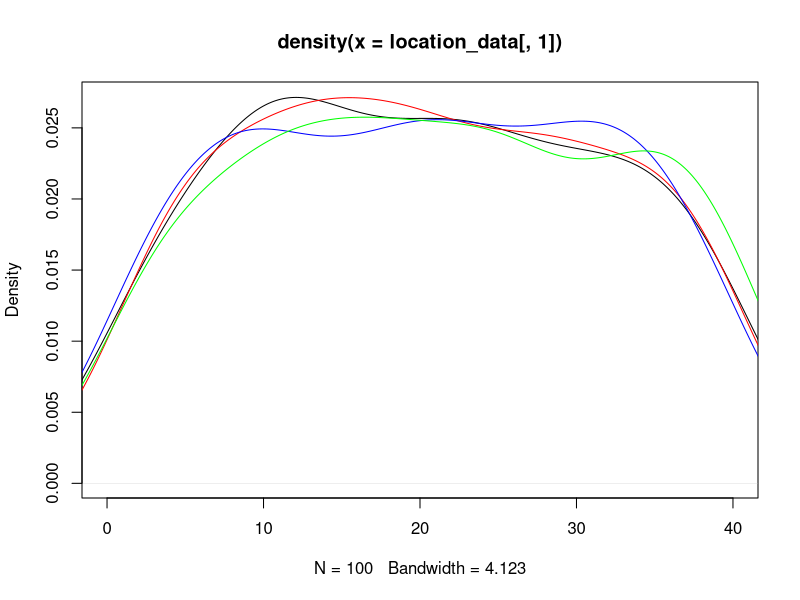
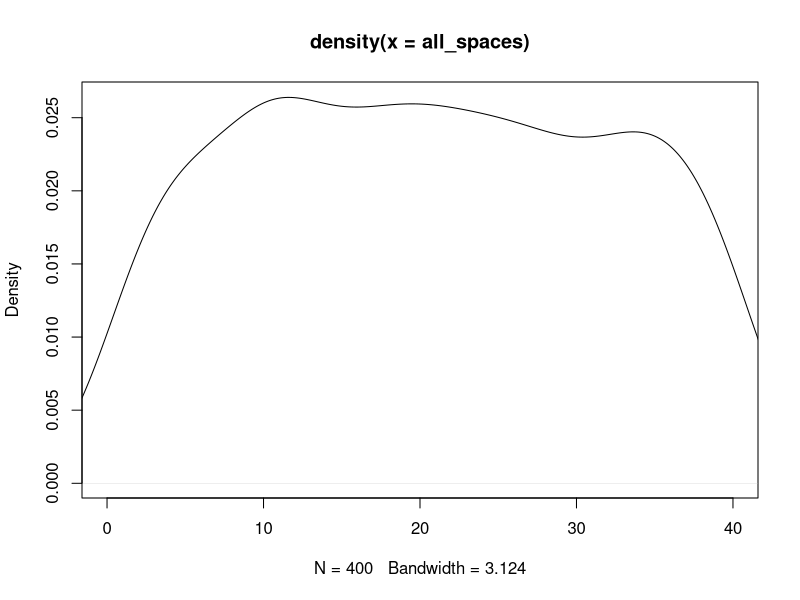
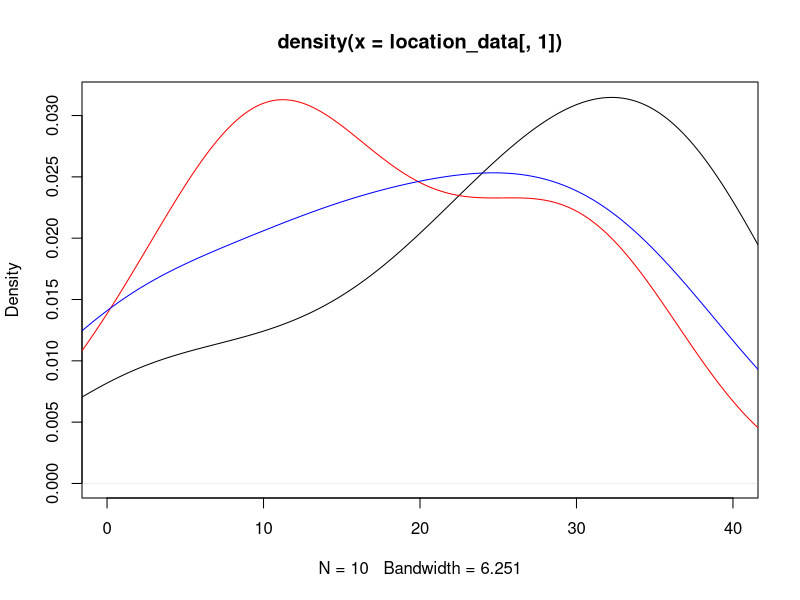
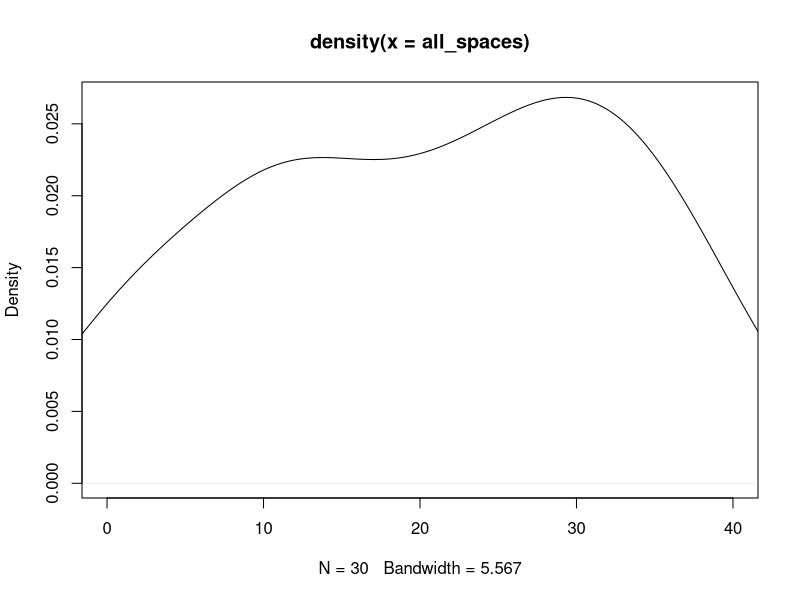

The R source for these figures, in order: (Note: this script raises an error after producing the figures.)
## ---- chunk 1
knitr::opts_chunk$set(echo = TRUE)
## ---- chunk 2
#libraries
library(dplyr)
library(ggplot2)
## ---- chunk 3
#Kayleigh
##LET'S GET MOVING

monopolyBoard <- read.csv("MonopolyBoard.csv", header = T)
monopolyBoard

# Using dice rolls to determine where a player will land on the board
#input: "location"; a number 1-40; where the player is on the board
#output: the amount of spaces the player will move until they are on their new location

#note that this is only accounting for standard dice rolls, no special rules yet...

lets_move = function(location) {
  dice_roll_1 <- sample(1:6, 1, replace = TRUE)
  dice_roll_2 <- sample(1:6, 1, replace = TRUE)
  
  roll_total <- sum(dice_roll_1, dice_roll_2)
  roll_double <- dice_roll_1 == dice_roll_2
  
    location = location + roll_total
    
  if (location <= 40) {
    location = location
  } else {
    location = location - 40
  }
  
  space = monopolyBoard$name[monopolyBoard$spaces == location]
  
  print("You're moving forward...")
  print(roll_total)
  
  print("You're on space...")
  print(location)
  
  #print(space) #This prints out the name of the space that they land on. 
}

#testers
lets_move(1)
lets_move(25)
lets_move(38)
lets_move(40)



#A function to move players around the board and to play Monopoly!
#input: "turns"; the amount of turns we should take
#output: a player's new location on the board

lets_play = function(turns) {
  location = 1
  print("Starting Location: GO!")
  for (i in 1:turns) {
    location = lets_move(location)
  }
  print("You've landed on...")
  return(location)
}



lets_play(10) #tester #in this example if you look at a reference monopoly board and "walk" your way around the board with each move being the number in each output, you'll land on the space on the board corresponding to the final output (when counting "GO" as 1 and/or 40) 

#testers 
#"lets_move" and "lets_play" have both been edited to print out phrases for each roll and move to make it easier to determine how the player is moving. 
#"You're moving forward..." gives the player's roll
#"You're on space..." is the players position after 1 turn/"lets_move"
  # Later try to switch this print statement to the name of the spot that the player is on 
#"You've landed on..." gives the final location after running "lets_play" for "x" turns.
  # Later try to switch this print statement to the name of the spot that the player is on 

lets_play(3)
lets_play(10)

## ---- chunk 4
##DOUBLE DOWN

##WORK IN PROGRESS

#A function using dice rolls to determine how many spaces a player will move with the additional rules for "doubles" in Monopoly
#input: "location"; a number 1-40 where the player is on the board
#outut: the number of spaces the player will move on the board, with the special case of rolling three "doubles" and landing in jail
double_down = function(location) {
  dice_roll_1 <- sample(1:6, 1, replace = TRUE)
  dice_roll_2 <- sample(1:6, 1, replace = TRUE)
  
  roll_total <- sum(dice_roll_1, dice_roll_2)
  roll_double <- dice_roll_1 == dice_roll_2
  
  print("roll was")
  print(roll_total)
    
  if (roll_double) {
    
    dice_roll_3 <- sample(1:6, 1, replace = TRUE)
    dice_roll_4 <- sample(1:6, 1, replace = TRUE)
    
    roll_total_2 <- sum(dice_roll_3, dice_roll_4)
    roll_double_2 <- dice_roll_3 == dice_roll_4
    
    print("roll double was")
    print(roll_total_2)

    
    if (roll_double_2) {
      dice_roll_5 <- sample(1:6, 1, replace = TRUE)
      dice_roll_6 <- sample(1:6, 1, replace = TRUE)
      
      roll_total_3 <- sum(dice_roll_5, dice_roll_6)
      roll_double_3 <- dice_roll_5 == dice_roll_6
      
      print("roll double was")
      print(roll_total_3)
      
      if (roll_double_3) {
        location = 11 #Jail
        print("doubles, doubles, doubles")
        print("You're going to JAIL!")
        
      } else {
        location = location + roll_total + roll_total_2 + roll_total_3
        print("doubles, doubles, not doubles")
        print("You're moving forward...")
        print(roll_total + roll_total_2 + roll_total_3)
      }
    } else {
      location = location + roll_total + roll_total_2
      print("doubles, not doubles")
      print("You're moving forward...")
      print(roll_total+roll_total_2)
    }
  } else {
    location = location + roll_total
    print("no doubles")
    print("You're moving forward...")
    print(roll_total)
  }

    
  if (location <= 40) {
    location = location
  } else {
    location = location - 40
  }

  
  print("You're on space...")
  print(location)
}

double_down(1)
#text out in the function is kinda funky right but it's just to make sure its working right
#In final version switch all dice rolls to sample(1:6,...)

## ---- chunk 5
##CHANCE AND COMMUNITY CHEST CARDS
Card_Numbers <- c(1, 2, 3, 4, 5, 6, 7, 8, 9, 10, 11, 12, 13, 14, 15, 16)

Chance_Cards <- c("Advance to Boardwalk", "Advance to Go (Collect $200)", "Advance to Illinois Avenue. If you pass Go, collect $200", "Advance to St. Charles Place. If you pass Go, collect $200", "Advance to the nearest Railroad. If unowned, you may buy it from the Bank. If owned, pay owner twice the rental to which they are otherwise entitled", "Advance to the nearest Railroad. If unowned, you may buy it from the Bank. If owned, pay owner twice the rental to which they are otherwise entitled", "Advance token to nearest Utility. If unowned, you may buy it from the Bank. If owned, throw dice and pay owner a total ten times amount thrown", "Bank pays you dividend of $50", "Get Out of Jail Free", "Go Back 3 Spaces", "Go to Jail. Go directly to Jail, do not pass Go, do not collect $200", "Make general repairs on all your property. For each house pay $25. For each hotel pay $100", "Speeding fine $15", "Take a trip to Reading Railroad. If you pass Go, collect $200", "You have been elected Chairman of the Board. Pay each player $50", "Your building loan matures. Collect $150")

Chance <- data.frame(Chance_Cards, Card_Numbers)
Chance
##Chance cards to move a player to a new space:
  #1 -> Advance to Boardwalk (space 40)
  #2 -> Advance to Go (space 1)
  #3 -> Advance to Illinois Avenue (space 25)
  #4 -> Advance to St. Charles Place (space 12)
  #5 -> Advance to nearest Railroad (space(s) 6, 16, 26, 36)
  #6 -> Advance to nearest Railraod (space(s) 6, 16, 26, 36)
  #7 -> Advance to nearest Utility (space(s) 13, 29)
  #11 -> Go to Jail (space 11)
  #14 -> Take a trip to Reading Railroad (space 6)

Community_Chest_Cards <- c("Advance to Go (Collect $200)", "Bank error in your favor. Collect $200", "Doctor’s fee. Pay $50", "From sale of stock you get $50", "Get Out of Jail Free", "Go to Jail. Go directly to jail, do not pass Go, do not collect $200", "Holiday fund matures. Receive $100", "Income tax refund. Collect $20", "It is your birthday. Collect $10 from every player", "Life insurance matures. Collect $100", "Pay hospital fees of $100", "Pay school fees of $50", "Receive $25 consultancy fee", "You are assessed for street repair. $40 per house. $115 per hotel", "You have won second prize in a beauty contest. Collect $10", "You inherit $100")

Community_Chest <- data.frame(Community_Chest_Cards, Card_Numbers)
Community_Chest

##Community Chest Cards that move a player to a new space:
  #1 -> Advance to GO (space 1)
  #5 -> Go to Jail (space 11)

## ---- chunk 6
# heidi

#the function "who_goes_first" simulates the initial roll before the game begins in order to determine which player goes first
# input is a number of how many players are going to be playing
# output is the value of each players roll and the player that will start the game based on who had the highest roll
who_goes_first <- function(num_players){
  initial_rolls <- c()
  for (i in 1:num_players) {
    player_i_roll <- sum(sample(1:6, 2, replace=TRUE))
    initial_rolls <- c(initial_rolls, player_i_roll) # vector of every player's roll
    print(paste("Player", i, "rolled", player_i_roll))
  }
  cat("\n")
  if(sum(initial_rolls == max(initial_rolls)) >= 2){
    while (sum(initial_rolls == max(initial_rolls)) >= 2) { # if players tied for highest number
      tied_players <- which(initial_rolls==max(initial_rolls)) # identify which players tied
      print("It's a tie! Roll again")
      cat("\n")
      tie_breaker_rolls <- c()
      for (i in tied_players) { # tied players roll again
       player_i_roll2 <- sum(sample(1:6, 2, replace=TRUE))
       tie_breaker_rolls <- c(tie_breaker_rolls, player_i_roll2)
       print(paste("Player", i, "rolled", player_i_roll2))
      }
      initial_rolls <- tie_breaker_rolls
      highest_roll <- max(tie_breaker_rolls)
      highest_player2 <- tied_players[which(tie_breaker_rolls == highest_roll)]
    }
    cat("\n")
    print(paste("Player", highest_player2, "goes first!"))
  }
  else {
    highest_player <- which.max(initial_rolls) # who rolled the highest number
    print(paste("Player", highest_player, "goes first!"))
  }
}

who_goes_first(4) # test function

## ---- chunk 7
# Olivia
# Website for data: https://stat-jet-asu.github.io/Datasets/InstructorDescriptions/monopoly.html

monopolyBoard <- read.csv("MonopolyBoard.csv", header = T)
head(monopolyBoard)

# This section is for question number 2

# Kayleigh's lets_play function from above incorporating players and density plots
# uses lets_move function from above
# input: turns, # of turns to iterate through; players, number of players (2-4)
# output: density plot with a line for each player's frequency of spaces landed on 
# & density plot for the combined frequency of spaces landed on for all players

lets_play = function(turns, players) {
  location_data <- as.data.frame(matrix(nrow = turns, ncol = players))
  
for (j in 1:players) {
  location = 1
  
  for (i in 1:turns) {
    
    location = lets_move(location)
    location_data[i,j] <- location
    }
  }
  
  # creates density plot of frequency of landing on each space for each player
  plot(density(location_data[,1]), xlim = c(0,40), col = "black")
  
  colors <- c("red", "blue", "green")
  
  for (k in 2:players) {
  lines(density(location_data[,k]), col = colors[k-1]) # adds a density line for each player after the first
  }
  
  # creates density plot for total frequency landing on each space (all players spaces included)
  all_spaces <- as.vector(as.matrix(location_data))
  plot(density(all_spaces), xlim = c(0,40), col = "black")
}
lets_play(100, 4)

## ---- chunk 8
who_goes_first2 <- function(num_players){
  initial_rolls <- c()
  for (i in 1:num_players) {
    player_i_roll <- sum(sample(1:6, 2, replace=TRUE))
    initial_rolls <- c(initial_rolls, player_i_roll) # vector of every player's roll
#    print(paste("Player", i, "rolled", player_i_roll))
  }
  cat("\n")
  if(sum(initial_rolls == max(initial_rolls)) >= 2){
    while (sum(initial_rolls == max(initial_rolls)) >= 2) { # if players tied for highest number
      tied_players <- which(initial_rolls==max(initial_rolls)) # identify which players tied
#      print("It's a tie! Roll again")
#      cat("\n")
      tie_breaker_rolls <- c()
      for (i in tied_players) { # tied players roll again
       player_i_roll2 <- sum(sample(1:6, 2, replace=TRUE))
       tie_breaker_rolls <- c(tie_breaker_rolls, player_i_roll2)
#       print(paste("Player", i, "rolled", player_i_roll2))
      }
      initial_rolls <- tie_breaker_rolls
      highest_roll <- max(tie_breaker_rolls)
      highest_player2 <- tied_players[which(tie_breaker_rolls == highest_roll)]
    }
#    cat("\n")
#    print(paste("Player", highest_player2, "goes first!"))
  }
  else {
    highest_player <- which.max(initial_rolls) # who rolled the highest number
#    print(paste("Player", highest_player, "goes first!"))
#    return(highest_player)
  
    
  # creating player order
  player_order <- length(num_players)
  player_order[1] <- as.integer(highest_player)

 for (j in 2:num_players) {
    
  player_order[j] <- as.integer(player_order[j-1] + 1)
  if (player_order[j] > num_players) {
    player_order[j] <- 1
  }
 }
  print(player_order)
  }
  
  playerlist <- (list(highest_player, player_order))
  return(playerlist)
}

#who_goes_first2(4)

## ---- chunk 9
# Question number 3 -- including jail and double rolls

lets_move2 = function(location) {
  dice_roll_1 <- sample(1:6, 1, replace = TRUE)
  dice_roll_2 <- sample(1:6, 1, replace = TRUE)
  
  roll_total <- sum(dice_roll_1, dice_roll_2)
  roll_double <- dice_roll_1 == dice_roll_2
  
    location = location + roll_total # updates location to be previous location + roll total
    double3 = "false" # double3 is assigned "true" if the player double rolls 3x (as seen in if statement below), otherwise it is assigned "false" 
    
  # first double roll -> roll again
  if (roll_double == TRUE) {
    dice_roll_3 <- sample(1:6, 1, replace = TRUE)
    dice_roll_4 <- sample(1:6, 1, replace = TRUE)
    
    roll_total2 <- sum(dice_roll_3, dice_roll_4)
    roll_double2 <- dice_roll_3 == dice_roll_4
    
    location = location + roll_total2
    double3 = "false"
    
    # if player is at a location past 40, subtract 40 so they go back to the GO space at location "41"
    # this is included in each if statement below so that it applies if player has to roll again
    if (location <= 40) {
      location = location
    } else {
      location = location - 40
    }
     
      # second double roll -> roll again
      if (roll_double2 == TRUE) {
        dice_roll_5 <- sample(1:6, 1, replace = TRUE)
        dice_roll_6 <- sample(1:6, 1, replace = TRUE)
    
        roll_total3 <- sum(dice_roll_5, dice_roll_6)
        roll_double3 <- dice_roll_5 == dice_roll_6
    
        location = location + roll_total3
        double3 = "false"
        
        if (location <= 40) {
          location = location
        } else {
          location = location - 40
        }
        
        # third double roll -> go to jail
          if (roll_double3 == TRUE) {
            location = monopolyBoard$spaces[monopolyBoard$name == "Jail"]
            double3 = "true"
          }
      }
  }  
    
  if (location <= 40) {
    location = location
  } else {
    location = location - 40
  }
  
  listdata <- (list(location, double3)) # creates list for outputs "location" and "double3"
  # if you need to access location from this function, use lets_move2(location)[[1]]
  # if you need to access double3, use lets_move2(double3)[[2]]
  return(listdata)
  
}


# lets_play2 is currently set up to have each player go thru all their turns and then move onto the next player
# probably need to fix this for question 5

## ---- chunk 10

lets_play2 = function(turns, players) {
  
  
  location_data <- as.data.frame(matrix(nrow = turns, ncol = players)) # dataframe will keep data for locations of players for each turn
  double3data <- as.data.frame(matrix(nrow = turns, ncol = players)) # dataframe will say "true" if player double rolled 3x (which lands them in jail) and "false" if they didn't double roll 3x
  
    # puts players in order
    colnames(location_data) <- who_goes_first2(players)[[2]]
  
    location = 1 # each player starts at location 1
    location_data[1,] <- location
    double3 = 0 # initializing "double3" which will be later assigned a "true" or "false" based on if player double rolled 3x
  
    for (i in 2:turns) { # iterates through number of turns
      
        for (j in 1:players) { # rotates through each player
          
        location = lets_move2(location_data[i-1,j])[[1]] # takes location from lets_move2 function and assigns it to location
        location_data[i,j] <- as.integer(location) # puts location value into the dataframe of locations for each player
        double3data[i,j] <- lets_move2(double3)[[2]] # takes "true" or "false" value from double3 and adds it to double3data dataframe
        
      # deals with landing in jail from "go to jail" space and staying there for next 3 turns
      if (31 %in% location_data[i-1,j]) { # if you landed on 31 in the last turn (i-1 turn), you go to jail (space 11) for the ith turn
        location <- 11
        location_data[i,j] <- as.integer(location) # new location is 11
      } else if (11 %in% location_data[i-1,j] & 31 %in% location_data[i-2,j]) { # if you were on space 11 last turn AND you were on space 31 2 turns ago, you stay in jail (space 11) for turn i
        location <- 11
        location_data[i,j] <- as.integer(location)  
      } else if (11 %in% location_data[i-2,j] & 31 %in% location_data[i-3,j]) {
        location <- 11
        location_data[i,j] <- as.integer(location)
      }
        
      # landing in jail from 3x double roll and staying there for next 3 turns
      if (11 %in% location_data[i,j] & "true" %in% double3data[i-1,j]) { # if player's location is 11 (jail) and double3data is"true" (player double rolled 3x), player stays in jail. all 3 if/else if statements keep player in jail for the next 3 turns
        location <- 11
        location_data[i,j] <- as.integer(location)
      } else if (11 %in% location_data[i-1,j] & "true" %in% double3data[i-2,j]) { # 
        location <- 11
        location_data[i,j] <- as.integer(location)
      } else if (11 %in% location_data[i-2,j] & "true" %in% double3data[i-3,j]) {
        location <- 11
        location_data[i,j] <- as.integer(location)
      }
        
    }
  }
  print(location_data)
  
  # creates density plot of frequency of landing on each space for each player
  plot(density(location_data[,1]), xlim = c(0,40), col = "black")
  
  colors <- c("red", "blue", "green")
  
  for (k in 2:players) {
    lines(density(location_data[,k]), col = colors[k-1]) # adds a density line for each player after the first
  }
  
  # creates density plot for total frequency landing on each space (all players spaces included)
  all_spaces <- as.vector(as.matrix(location_data))
  plot(density(all_spaces), xlim = c(0,40), col = "black")
  
}
 
lets_play2(10, 3)

location_data

# how should we go about recording spaces landed on when double rolls occur?

## ---- chunk 11
# olivia (ignore this its a work in progress)
# Figure out how to have players pay and recieve money from landing on chance and community chest spaces

     if(draw_card == 5){
        if(location >= 37 && location <= 5){
              location = 6
              
              
            } else if (location >= 6 && location <= 15){
                location = 16
              } else {
                if(location >= 16 && location <= 25){
                  location = 26
                } else {
                  location = 36
                }
              }
            }
  
    if(draw_card == 6){
        if(location >= 37 && location <= 5){
              location = 6
            } else {
              if (location >= 6 && location <= 15){
                location = 16
              } else {
                if(location >= 16 && location <= 25){
                  location = 26
                } else {
                  location = 36
                }
              }
            }
    }

#################



##########

# replaces NAs in rent_0 column with 0s
monopolyBoard$rent_0[is.na(monopolyBoard$rent_0) == TRUE] <- as.integer(0)

lets_play_idk = function(turns, players) {
  
  location_data <- as.data.frame(matrix(nrow = turns, ncol = players))
  double3data <- as.data.frame(matrix(nrow = turns, ncol = players))
  player_bank_data <- data.frame(matrix(nrow = 2, ncol = players))
  
    colnames(location_data) <- who_goes_first2(players)[[2]]
  
    location = 1
    location_data[1,] <- location
    double3 = 0
  
    for (i in 2:turns) {
      
        for (j in 1:players) {
          
        location = lets_move3(location_data[i-1,j])[[1]]
        location_data[i,j] <- as.integer(location)
        double3data[i,j] <- lets_move3(double3)[[2]]
        
      # deals with landing in jail from "go to jail" space and staying there for next 3 turns
      if (31 %in% location_data[i-1,j]) { # if you land on 31 (go to jail), next location is in jail (space 11)
        location <- 11
        location_data[i,j] <- as.integer(location)
      } else if (11 %in% location_data[i-1,j] & 31 %in% location_data[i-2,j]) {
        location <- 11
        location_data[i,j] <- as.integer(location)
      } else if (11 %in% location_data[i-2,j] & 31 %in% location_data[i-3,j]) {
        location <- 11
        location_data[i,j] <- as.integer(location)
      }
        
      # landing in jail from 3x double roll and staying there for next 3 turns
      if (11 %in% location_data[i,j] & "true" %in% double3data[i-1,j]) { # "true" means player double rolled 3x -> jail
        location <- 11
        location_data[i,j] <- as.integer(location)
      } else if (11 %in% location_data[i-1,j] & "true" %in% double3data[i-2,j]) { # 
        location <- 11
        location_data[i,j] <- as.integer(location)
      } else if (11 %in% location_data[i-2,j] & "true" %in% double3data[i-3,j]) {
        location <- 11
        location_data[i,j] <- as.integer(location)
      }

        
      # updating banks when players land on each others properties
      if(location %in% c(2, 4, 6, 7, 9, 10, 12, 13, 14, 15, 16, 17, 19, 20, 22, 24, 25, 26, 27, 28, 29, 30, 32, 33, 35, 36, 38, 40)) {
            
      location = location
      spot <- which(Property_Statuses$Space == location)
      cost <- which(monopolyBoard$spaces == location)
      owned_by_player <- Property_Statuses$Owned_By_Player[spot]
        
      The_Players$Player_Bank[owned_by_player] <- The_Players$Player_Bank[owned_by_player] + monopolyBoard$rent_0[cost]
      The_Players$Player_Bank[j] <- The_Players$Player_Bank[j] - monopolyBoard$rent_0[cost]
          }
    }
  }
  print(location_data)
  print(double3data)
  print(The_Players)
  
  # creates density plot of frequency of landing on each space for each player
  plot(density(location_data[,1]), xlim = c(0,40), col = "black")
  
  plot(location_data[,1], xlim= c(0,40), col="black", type="h", xlab="Spaces", ylab="Frequency", main="Frequency of Landing on Each Space for Each Player")
  
  colors <- c("red", "blue", "green")
  
  for (k in 2:players) {
    lines(density(location_data[,k]), col = colors[k-1]) # adds a density line for each player after the first
  }
  
  # creates density plot for total frequency landing on each space (all players spaces included)
  all_spaces <- as.vector(as.matrix(location_data))
  plot(density(all_spaces), xlim = c(0,40), col = "black")
 
}

lets_play_idk(10, 4)

## ---- chunk 12
#4 - Kayleigh and Maddie 
#Chance - spaces 8, 23, 37
#Community Chest - spaces 3, 18, 34
Chance

Drawing_Chance = function(location) {
  location = location
  draw_card <- sample(1:16, 1, replace = TRUE)
  player_card <- Chance$Chance_Cards[draw_card]
  print(player_card)

  
      if(draw_card == 1) {
        location = 1
      }
      
      if(draw_card == 2) {
        location = 1
      }
      
      if(draw_card == 3) {
        location = 25
      }
  
      if(draw_card == 4){
        location = 12
      }
  
      if(draw_card == 5){
        if(location >= 37 && location <= 5){
              location = 6
            } else {
              if (location >= 6 && location <= 15){
                location = 16
              } else {
                if(location >= 16 && location <= 25){
                  location = 26
                } else {
                  location = 36
                }
              }
            }
    }
  
    if(draw_card == 6){
        if(location >= 37 && location <= 5){
              location = 6
            } else {
              if (location >= 6 && location <= 15){
                location = 16
              } else {
                if(location >= 16 && location <= 25){
                  location = 26
                } else {
                  location = 36
                }
              }
            }
    }
  
    if(draw_card == 7){
        if(location >= 29 && location <= 12){
              location = 13
            } else {
              location = 29
    }
  }
  
    if(draw_card == 11) {
      location = 11
    }
  
    if(draw_card == 14) {
      location = 6
    }
  
    if(draw_card == 10) {
      location = location - 3
    }
  
    location = location
    return(location)
}

Drawing_Chance(8)
Drawing_Chance(23)
Drawing_Chance(37)

Drawing_Community_Chest = function(location) {
  location = location
  draw_card_chest <- sample(1:16, 1, replace = TRUE)
  player_card_chest <- Community_Chest$Community_Chest_Cards[draw_card_chest]
  print(player_card_chest)
  print(location)
  
  if (draw_card_chest == 1) {
    location = 1
  } else {
    if (draw_card_chest == 6) {
    location = 11
    } else {
      location = location
    }
  
  }
  
  location = location 
  return(location)
}

Drawing_Community_Chest(3)
Drawing_Community_Chest(18)
Drawing_Community_Chest(34)

lets_move3 = function(location) {
  dice_roll_1 <- sample(1:6, 1, replace = TRUE)
  dice_roll_2 <- sample(1:6, 1, replace = TRUE)
  
  roll_total <- sum(dice_roll_1, dice_roll_2)
  roll_double <- dice_roll_1 == dice_roll_2
  
    location = location + roll_total
    double3 = "false"
  
  print("your roll total is...")
  print(roll_total)

  if (location <= 40) {
      location = location
  } else {
      location = location - 40
  }
   
  print("your location is...")
  print(location)
  
  if(location == 8 || location == 23 || location == 27) {
    location = Drawing_Chance(location)
    print("your location is...")
    print(location)
  }
  
  if(location == 3 || location == 18 || location == 34) {
    location = Drawing_Community_Chest(location)
    print("your location is...")
    print(location)
  }
    
  # first double roll -> roll again
  if (roll_double == TRUE) {
    dice_roll_3 <- sample(1:6, 1, replace = TRUE)
    dice_roll_4 <- sample(1:6, 1, replace = TRUE)
    
    roll_total2 <- sum(dice_roll_3, dice_roll_4)
    roll_double2 <- dice_roll_3 == dice_roll_4
    
    location = location + roll_total2
    double3 = "false"
    print("1 double")
    
    if (location <= 40) {
      location = location
    } else {
      location = location - 40
    }
    
    
    if(location == 8 || location == 23 || location == 27) {
    location = Drawing_Chance(location)
    }
  
  if(location == 3 || location == 18 || location == 34) {
    location = Drawing_Community_Chest(location)
    }
     
      # second double roll -> roll again
      if (roll_double2 == TRUE) {
        dice_roll_5 <- sample(1:6, 1, replace = TRUE)
        dice_roll_6 <- sample(1:6, 1, replace = TRUE)
    
        roll_total3 <- sum(dice_roll_5, dice_roll_6)
        roll_double3 <- dice_roll_5 == dice_roll_6
    
        location = location + roll_total3
        double3 = "false"
        print("2 doubles")
        
        if (location <= 40) {
          location = location
        } else {
          location = location - 40
        }
        
        if(location == 8 || location == 23 || location == 27) {
          location = Drawing_Chance(location)
        }
  
        if(location == 3 || location == 18 || location == 34) {
          location = Drawing_Community_Chest(location)
         
        }
        
        # third double roll -> go to jail
          if (roll_double3 == TRUE) {
            location = monopolyBoard$spaces[monopolyBoard$name == "Jail"]
            double3 = "true"
            print("three doubles")
          }
      }
  }  
   
  location = location 
  
  print("your location is...")
  print(location)
  listdata <- (list(location, double3))
  return(listdata)
  
}

lets_move3(1)


lets_play3 = function(turns, players) {
  
  location_data <- as.data.frame(matrix(nrow = turns, ncol = players))
  double3data <- as.data.frame(matrix(nrow = turns, ncol = players))
  
    colnames(location_data) <- who_goes_first2(players)[[2]]
  
    location = 1
    location_data[1,] <- location
    double3 = 0
  
    for (i in 2:turns) {
      
        for (j in 1:players) {
          
        location = lets_move3(location_data[i-1,j])[[1]]
        location_data[i,j] <- as.integer(location)
        double3data[i,j] <- lets_move3(double3)[[2]]
        
      # deals with landing in jail from "go to jail" space and staying there for next 3 turns
      if (31 %in% location_data[i-1,j]) { # if you land on 31 (go to jail), next location is in jail (space 11)
        location <- 11
        location_data[i,j] <- as.integer(location)
      } else if (11 %in% location_data[i-1,j] & 31 %in% location_data[i-2,j]) {
        location <- 11
        location_data[i,j] <- as.integer(location)
      } else if (11 %in% location_data[i-2,j] & 31 %in% location_data[i-3,j]) {
        location <- 11
        location_data[i,j] <- as.integer(location)
      }
        
      # landing in jail from 3x double roll and staying there for next 3 turns
      if (11 %in% location_data[i,j] & "true" %in% double3data[i-1,j]) { # "true" means player double rolled 3x -> jail
        location <- 11
        location_data[i,j] <- as.integer(location)
      } else if (11 %in% location_data[i-1,j] & "true" %in% double3data[i-2,j]) { # 
        location <- 11
        location_data[i,j] <- as.integer(location)
      } else if (11 %in% location_data[i-2,j] & "true" %in% double3data[i-3,j]) {
        location <- 11
        location_data[i,j] <- as.integer(location)
      }
        
    }
  }
  print(location_data)
  print(double3data)


  
  # creates density plot of frequency of landing on each space for each player
  plot(density(location_data[,1]), xlim = c(0,40), col = "black")
  
  plot(location_data[,1], xlim= c(0,40), col="black", type="h", xlab="Spaces", ylab="Frequency", main="Frequency of Landing on Each Space for Each Player")
  
  colors <- c("red", "blue", "green")
  
  for (k in 2:players) {
    lines(density(location_data[,k]), col = colors[k-1]) # adds a density line for each player after the first
  }
  
  # creates density plot for total frequency landing on each space (all players spaces included)
  all_spaces <- as.vector(as.matrix(location_data))
  plot(density(all_spaces), xlim = c(0,40), col = "black")
  
}


lets_play3(100, 4)

## ---- chunk 13

#use lets_move2 for freq plot

 
## ---- chunk 14
#hello
dice_roll <- sum(sample(1:6, 2, replace = TRUE))
dice_roll

Drawing_Chance = function(location) {
  location = location
  draw_card <- sample(1:16, 1, replace = TRUE)
  player_card <- Chance$Chance_Cards[draw_card]
  print(player_card)

  
      if(draw_card == 1) {
        location = 1
      }
      
      if(draw_card == 2) {
        location = 1
        Player_Bank = Player_Bank + 200
      }
      
      if(draw_card == 3) {
        if(location > 25){
          Player_Bank = Player_Bank + 200
        }else{
          Player_Bank = Player_Bank
    }
        location = 25
      }
  
      if(draw_card == 4){
        if(location > 13 ){
          Player_Bank = Player_Bank + 200
        }else{
          Player_Bank = Player_Bank
    }
        location = 12
      }
  
      if(draw_card == 5){
        if(location >= 37 && location <= 5){
              location = 6
            } else {
              if (location >= 6 && location <= 15){
                location = 16
              } else {
                if(location >= 16 && location <= 25){
                  location = 26
                } else {
                  location = 36
                }
              }
            }
    }
  
    if(draw_card == 6){
        if(location >= 37 && location <= 5){
              location = 6
            } else {
              if (location >= 6 && location <= 15){
                location = 16
              } else {
                if(location >= 16 && location <= 25){
                  location = 26
                } else {
                  location = 36
                }
              }
            }
    }
  
    if(draw_card == 7){
        if(location >= 29 && location <= 12){
              location = 13
            } else {
              location = 29
    }
    }
  
    if(draw_card == 8){
      Player_Bank = Player_Bank + 50
    }
  
    if(draw_card == 10) {
      location = location - 3
    }
  
    if(draw_card == 11) {
      location = 11
    }
  
    if(draw_card == 13){
      Player_Bank = Player_Bank - 15
    }
  
    if(draw_card == 14) {
      if(location > 6){
        Player_Bank = Player_Bank + 200
      }else{
        Player_Bank = Player_Bank
    }
      location = 6
    }
  
    if(draw_card == 16){
      Player_Bank = Player_Bank + 150
    }
  
   
    location = location
    return(location)
}

Drawing_Community_Chest = function(location) {
  location = location
  draw_card_chest <- sample(1:16, 1, replace = TRUE)
  player_card_chest <- Community_Chest$Community_Chest_Cards[draw_card_chest]
  print(player_card_chest)
  print(location)
  
  
  if (draw_card_chest == 1) {
    location = 1
    Player_Bank = Player_Bank + 200
  }
  
  #Bank error in your favor. Collect $200
  if(draw_card_chest == 2){
    Player_Bank = Player_Bank + 200
  }
  
  #Doctor’s fee. Pay $50
  if(draw_card_chest == 3){
    Player_Bank = Player_Bank - 50
  }
  
  #From sale of stock you get $50
  if(draw_card_chest == 4){
    Player_Bank = Player_Bank + 50
  }
  
  if(draw_card_chest == 6) {
    location = 11
  }
  
  #Holiday fund matures. Receive $100
  if(draw_card_chest == 7){
    Player_Bank = Player_Bank + 100
  }
  
  #Income tax refund. Collect $20
  if(draw_card_chest == 8){
    Player_Bank = Player_Bank + 20
  }
  
  #Life insurance matures. Collect $100
  if(draw_card_chest == 10){
    Player_Bank = Player_Bank + 100
  }
  
  #Pay hospital fees of $100
  if(draw_card_chest == 11){
    Player_Bank = Player_Bank - 100
  }
  
  #Pay school fees of $50
  if(draw_card_chest == 12){
    Player_Bank = Player_Bank - 50
  }
  
  #Receive $25 consultancy fee
  if(draw_card_chest == 13){
    Player_Bank = Player_Bank + 25
  }
  
  #You have won second prize in a beauty contest. Collect $10
  if(draw_card_chest == 15){
    Player_Bank = Player_Bank + 10
  }
  
  #You inherit $100
  if(draw_card_chest == 16){
    Player_Bank = Player_Bank + 100
  }
  
  location = location 
  return(location)
}

Drawing_Community_Chest(10) # test

Chance
Community_Chest
## ---- chunk 15
library(tidyverse)
## ---- chunk 16
Players <- c("Player 1", "Player 2", "Player 3", "Player 4")
Player_Bank <- c(1250, 1250, 1250, 1250)
The_Players <- data.frame(Players, Player_Bank)

Property <- c("Mediterranean", "Baltic", "Reading Railroad", "Oriental", "Vermot", "Connecticut", "St. Charles", "Electric Company", "States", "Virginia", "Pennsylvania Railroad", "St. James", "Tennessee", "New York", "Kentucky", "Indiana", "Illinios", "B&O Railroad", "Atlantic", "Ventnor", "Water Works", "Marvin Gardens", "Pacific", "N. Carolina", "Pennsylvania", "Short Line Railroad", "Park Place", "Boardwalk")
Owned_By_Player <- sample(1:4, 28, replace = TRUE)
Space <- c(2, 4, 6, 7, 9, 10, 12, 13, 14, 15, 16, 17, 19, 20, 22, 24, 25, 26, 27, 28, 29, 30, 32, 33, 35, 36, 38, 40)
Property_Statuses <- data.frame(Property, Space, Owned_By_Player)
Property_Statuses


Updating_Player_Bank <- function(location, j) {
  if(location == 2 || location == 4 || location == 6 || location == 7 || location == 9 || location == 10 || location == 12 || location == 13 || location == 14 || location == 15 || location == 16 || location == 17 || location == 19 || location == 20 || location == 22 || location == 24 || location == 25 || location == 26 || location == 27 || location == 28 || location == 29 || location == 30 || location == 32 || location == 33 || location == 35 || location == 36 || location == 38 || location == 40){
    
    location = location
    spot <- which(Property_Statuses$Space == location)
    cost <- which(monopolyBoard$spaces == location)
    owned_by_player <- Property_Statuses$Owned_By_Player[spot]
    
    The_Players$Player_Bank[owned_by_player] <- The_Players$Player_Bank[owned_by_player] + monopolyBoard$rent_0[cost]
    
    The_Players$Player_Bank[j] <- The_Players$Player_Bank[j] - monopolyBoard$rent_0[cost]
    
    The_Players
  }
}

Updating_Player_Bank(2, 3)

lets_move3 = function(location) {
  dice_roll_1 <- sample(1:6, 1, replace = TRUE)
  dice_roll_2 <- sample(1:6, 1, replace = TRUE)
  
  roll_total <- sum(dice_roll_1, dice_roll_2)
  roll_double <- dice_roll_1 == dice_roll_2
  
    location = location + roll_total
    double3 = "false"


  if (location <= 40) {
      location = location
  } else {
      location = location - 40
  }

  if(location == 8 || location == 23 || location == 27) {
    location = Drawing_Chance(location)

  }
  
  if(location == 3 || location == 18 || location == 34) {
    location = Drawing_Community_Chest(location)

  }

Updating_Player_Bank(location, j)

  # first double roll -> roll again
  if (roll_double == TRUE) {
    dice_roll_3 <- sample(1:6, 1, replace = TRUE)
    dice_roll_4 <- sample(1:6, 1, replace = TRUE)
    
    roll_total2 <- sum(dice_roll_3, dice_roll_4)
    roll_double2 <- dice_roll_3 == dice_roll_4
    
    location = location + roll_total2
    double3 = "false"

    
    if (location <= 40) {
      location = location
    } else {
      location = location - 40
    }
    
    
    if(location == 8 || location == 23 || location == 27) {
    location = Drawing_Chance(location)
    }
  
  if(location == 3 || location == 18 || location == 34) {
    location = Drawing_Community_Chest(location)
    }
    
    Updating_Player_Bank(location, j)
    
      # second double roll -> roll again
      if (roll_double2 == TRUE) {
        dice_roll_5 <- sample(1:6, 1, replace = TRUE)
        dice_roll_6 <- sample(1:6, 1, replace = TRUE)
    
        roll_total3 <- sum(dice_roll_5, dice_roll_6)
        roll_double3 <- dice_roll_5 == dice_roll_6
    
        location = location + roll_total3
        double3 = "false"
        
        if (location <= 40) {
          location = location
        } else {
          location = location - 40
        }
        
        if(location == 8 || location == 23 || location == 27) {
          location = Drawing_Chance(location)
        }
  
        if(location == 3 || location == 18 || location == 34) {
          location = Drawing_Community_Chest(location)
         
        }
        
        Updating_Player_Bank(location, j)
        
        # third double roll -> go to jail
          if (roll_double3 == TRUE) {
            location = monopolyBoard$spaces[monopolyBoard$name == "Jail"]
            double3 = "true"
          }
      }
  }  
   
  location = location 
}

lets_move3(2)


lets_play4 = function(turns, players) {
  
  location_data <- as.data.frame(matrix(nrow = turns, ncol = players))
  double3data <- as.data.frame(matrix(nrow = turns, ncol = players))
  players_banks <- as.data.frame(matrix(nrow = turns, ncol = players))

print(Property_Statuses)

  for (j in 1:players) {
    location = 1
    double3 = 0
    
    
    for (i in 1:turns) {
        print("player")
        print(j)
        location = lets_move3(location)[[1]]
        location_data[i,j] <- as.integer(location)
        double3data[i,j] <- lets_move3(double3)[[2]]

                
      # deals with landing in jail from "go to jail" space and staying there for next 3 turns
      if (31 %in% location_data[i-1,j]) { # if you land on 31 (go to jail), next location is in jail (space 11)
        location <- 11
        location_data[i,j] <- as.integer(location)
      } else if (11 %in% location_data[i-1,j] & 31 %in% location_data[i-2,j]) {
        location <- 11
        location_data[i,j] <- as.integer(location)
      } else if (11 %in% location_data[i-2,j] & 31 %in% location_data[i-3,j]) {
        location <- 11
        location_data[i,j] <- as.integer(location)
      }
        
      # landing in jail from 3x double roll and staying there for next 3 turns
      if (11 %in% location_data[i,j] & "true" %in% double3data[i-1,j]) { # "true" means player double rolled 3x -> jail
        location <- 11
        location_data[i,j] <- as.integer(location)
      } else if (11 %in% location_data[i-1,j] & "true" %in% double3data[i-2,j]) { # 
        location <- 11
        location_data[i,j] <- as.integer(location)
      } else if (11 %in% location_data[i-2,j] & "true" %in% double3data[i-3,j]) {
        location <- 11
        location_data[i,j] <- as.integer(location)
      }
  
      
    }
  }
  
print(location_data)
return(The_Players)

}

lets_play4(1,4)
## ---- chunk 17
monopolyBoard
Players <- c("Player 1", "Player 2", "Player 3", "Player 4")
Player_Bank <- c(1250, 1250, 1250, 1250)
The_Players <- data.frame(Players, Player_Bank)

Property <- c("Mediterranean", "Baltic", "Reading Railroad", "Oriental", "Vermot", "Connecticut", "St. Charles", "Electric Company", "States", "Virginia", "Pennsylvania Railroad", "St. James", "Tennessee", "New York", "Kentucky", "Indiana", "Illinios", "B&O Railroad", "Atlantic", "Ventnor", "Water Works", "Marvin Gardens", "Pacific", "N. Carolina", "Pennsylvania", "Short Line Railroad", "Park Place", "Boardwalk")
Owned_By_Player <- sample(1:4, 28, replace = TRUE)
Space <- c(2, 4, 6, 7, 9, 10, 12, 13, 14, 15, 16, 17, 19, 20, 22, 24, 25, 26, 27, 28, 29, 30, 32, 33, 35, 36, 38, 40)
Property_Statuses <- data.frame(Property, Space, Owned_By_Player)
Property_Statuses


Updating_Player_Bank <- function(location, j) {
  if(location == 2 || location == 4 || location == 6 || location == 7 || location == 9 || location == 10 || location == 12 || location == 13 || location == 14 || location == 15 || location == 16 || location == 17 || location == 19 || location == 20 || location == 22 || location == 24 || location == 25 || location == 26 || location == 27 || location == 28 || location == 29 || location == 30 || location == 32 || location == 33 || location == 35 || location == 36 || location == 38 || location == 40){
    location = location
    spot <- which(Property_Statuses$Space == location)
    cost <- which(monopolyBoard$spaces == location)
    owned_by_player <- Property_Statuses$Owned_By_Player[spot]
    The_Players$Player_Bank[owned_by_player] <- The_Players$Player_Bank[owned_by_player] + monopolyBoard$cost[cost]
    The_Players$Player_Bank[owned_by_player]
    The_Players
    
    The_Players$Player_Bank[owned_by_player] <- The_Players$Player_Bank[owned_by_player] + monopolyBoard$rent_0[cost]
    
    The_Players$Player_Bank[j] <- The_Players$Player_Bank[j] - monopolyBoard$rent_0[cost]
    
    return(The_Players)

  }
}

Updating_Player_Bank(12, 3)
## ---- chunk 18
lets_move4 = function(location) {
  dice_roll_1 <- sample(1:6, 1, replace = TRUE)
  dice_roll_2 <- sample(1:6, 1, replace = TRUE)
  
  roll_total <- sum(dice_roll_1, dice_roll_2)
  roll_double <- dice_roll_1 == dice_roll_2
  
    location = location + roll_total
    double3 = "false"
    
    j=2

  if (location <= 40) {
      location = location
      Updating_Player_Bank(location, j)
  } else {
      location = location - 40
      Updating_Player_Bank(location, j)
  }


  if(location == 8 || location == 23 || location == 27) {
    location = Drawing_Chance(location)
    Updating_Player_Bank(location, j)

  }
  
  if(location == 3 || location == 18 || location == 34) {
    location = Drawing_Community_Chest(location)
    Updating_Player_Bank(location, j)

  }


  # first double roll -> roll again
  if (roll_double == TRUE) {
    dice_roll_3 <- sample(1:6, 1, replace = TRUE)
    dice_roll_4 <- sample(1:6, 1, replace = TRUE)
    
    roll_total2 <- sum(dice_roll_3, dice_roll_4)
    roll_double2 <- dice_roll_3 == dice_roll_4
    
    location = location + roll_total2
    double3 = "false"

    
    if (location <= 40) {
      location = location
      Updating_Player_Bank(location, j)
      
    } else {
      location = location - 40
      Updating_Player_Bank(location, j)
    }
    
    
    if(location == 8 || location == 23 || location == 27) {
    location = Drawing_Chance(location)
    Updating_Player_Bank(location, j)
    }
  
  if(location == 3 || location == 18 || location == 34) {
    location = Drawing_Community_Chest(location)
    Updating_Player_Bank(location, j)
    }

    
      # second double roll -> roll again
      if (roll_double2 == TRUE) {
        dice_roll_5 <- sample(1:6, 1, replace = TRUE)
        dice_roll_6 <- sample(1:6, 1, replace = TRUE)
    
        roll_total3 <- sum(dice_roll_5, dice_roll_6)
        roll_double3 <- dice_roll_5 == dice_roll_6
    
        location = location + roll_total3
        double3 = "false"
        
        if (location <= 40) {
          location = location
          Updating_Player_Bank(location, j)
        } else {
          location = location - 40
          Updating_Player_Bank(location, j)
        }
        
        if(location == 8 || location == 23 || location == 27) {
          location = Drawing_Chance(location)
          Updating_Player_Bank(location, j)
        }
  
        if(location == 3 || location == 18 || location == 34) {
          location = Drawing_Community_Chest(location)
          Updating_Player_Bank(location, j)
         
        }

        
        # third double roll -> go to jail
          if (roll_double3 == TRUE) {
            location = monopolyBoard$spaces[monopolyBoard$name == "Jail"]
            double3 = "true"
          }
      }
  }  
   
  location = location 
  
  listdata <- (list(location, double3))
  return(listdata)
  return(Updating_Player_Bank(location, j))
  
}

lets_move4(12)
lets_move4(Updating_Player_Bank())
## ---- chunk 19

lets_play4 = function(turns, players) {
  
  location_data <- as.data.frame(matrix(nrow = turns, ncol = players))
  double3data <- as.data.frame(matrix(nrow = turns, ncol = players))
  
    colnames(location_data) <- who_goes_first2(players)[[2]]
  
    location = 1
    location_data[1,] <- location
    double3 = 0
  
    for (i in 2:turns) {
      
        for (j in 1:players) {
          
        location = lets_move4(location_data[i-1,j])[[1]]
        location_data[i,j] <- as.integer(location)
        double3data[i,j] <- lets_move4(double3)[[2]]
        print(j)
        
      # deals with landing in jail from "go to jail" space and staying there for next 3 turns
      if (31 %in% location_data[i-1,j]) { # if you land on 31 (go to jail), next location is in jail (space 11)
        location <- 11
        location_data[i,j] <- as.integer(location)
      } else if (11 %in% location_data[i-1,j] & 31 %in% location_data[i-2,j]) {
        location <- 11
        location_data[i,j] <- as.integer(location)
      } else if (11 %in% location_data[i-2,j] & 31 %in% location_data[i-3,j]) {
        location <- 11
        location_data[i,j] <- as.integer(location)
      }
        
      # landing in jail from 3x double roll and staying there for next 3 turns
      if (11 %in% location_data[i,j] & "true" %in% double3data[i-1,j]) { # "true" means player double rolled 3x -> jail
        location <- 11
        location_data[i,j] <- as.integer(location)
      } else if (11 %in% location_data[i-1,j] & "true" %in% double3data[i-2,j]) { # 
        location <- 11
        location_data[i,j] <- as.integer(location)
      } else if (11 %in% location_data[i-2,j] & "true" %in% double3data[i-3,j]) {
        location <- 11
        location_data[i,j] <- as.integer(location)
      }
        
    }
    }
    
  print(location_data)
  print(double3data)
  print(The_Players)
    
  # creates density plot of frequency of landing on each space for each player
  plot(density(location_data[,1]), xlim = c(0,40), col = "black")
  plot(location_data[,1], xlim= c(0,40), col="black", type="h", xlab="Spaces", ylab="Frequency", main="Frequency of Landing on Each Space for Each Player")
  
  colors <- c("red", "blue", "green")
  
  for (k in 2:players) {
    lines(density(location_data[,k]), col = colors[k-1]) # adds a density line for each player after the first
  }
  
  # creates density plot for total frequency landing on each space (all players spaces included)
  all_spaces <- as.vector(as.matrix(location_data))
  plot(density(all_spaces), xlim = c(0,40), col = "black")

}

lets_play4(10, 4)
